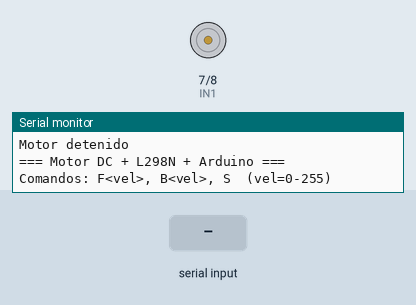
Bench run of a sketch on a simulated Arduino Uno, built with avr-gcc and run on an emulated ATmega328P. Parts: motor-driver pin pairs drawn as motors (green arrow = first pin HIGH = forward, orange = second pin HIGH = backward, longer = more drive, scaled by the enable pin), the last lines printed to the serial monitor. The inputs (shaded band) are chosen by the test bench.

Above: at 1.2 s.
1.3 s: "F90\n" received over Serial
At 2.1 s:
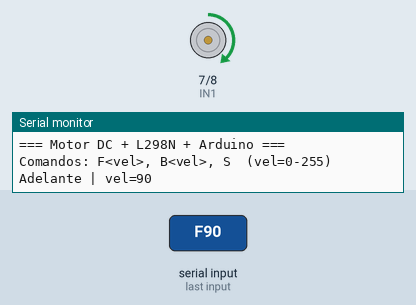
2.8 s: "B90\n" received over Serial
At 3.3 s:
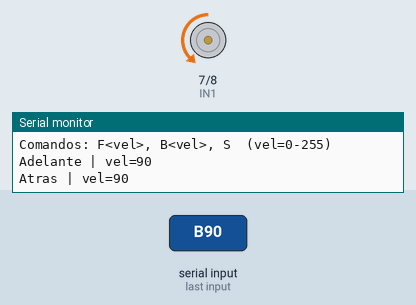
4.3 s: "F,45\n" received over Serial
At 5.5 s:
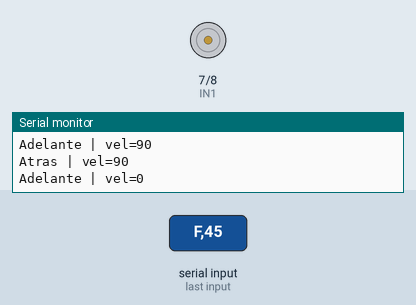
5.8 s: "B,45\n" received over Serial
7.3 s: "F\n" received over Serial
8.8 s: "B\n" received over Serial
Timing chart, 0 to 11.3 s (numbered marks = the images above; inputs shaded):
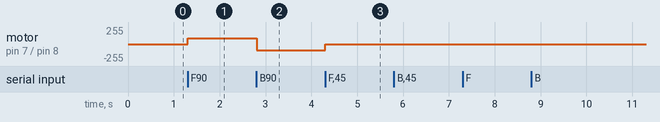

The sketch:

pwm_motor_dc_arduino.ino
```cpp
// Práctica: PWM — Control Motor DC con L298N + Arduino UNO / Mega
// Objetivo: Controlar velocidad y dirección de motor DC con driver L298N.
//
// Conexión L298N -> Arduino UNO:
//   ENA  -> Pin 9  (PWM — debe ser pin PWM)
//   IN1  -> Pin 7
//   IN2  -> Pin 8
//   GND  -> GND común
//
// En Arduino Mega usar pines PWM: 2-13, 44-46

const int ENA = 9;   // PWM
const int IN1 = 7;
const int IN2 = 8;

void setup() {
  Serial.begin(9600);
  pinMode(ENA, OUTPUT);
  pinMode(IN1, OUTPUT);
  pinMode(IN2, OUTPUT);
  detenerMotor();

  Serial.println("=== Motor DC + L298N + Arduino ===");
  Serial.println("Comandos: F<vel>, B<vel>, S  (vel=0-255)");
}

void adelante(int velocidad) {
  velocidad = constrain(velocidad, 0, 255);
  digitalWrite(IN1, HIGH);
  digitalWrite(IN2, LOW);
  analogWrite(ENA, velocidad);
  Serial.print("Adelante | vel="); Serial.println(velocidad);
}

void atras(int velocidad) {
  velocidad = constrain(velocidad, 0, 255);
  digitalWrite(IN1, LOW);
  digitalWrite(IN2, HIGH);
  analogWrite(ENA, velocidad);
  Serial.print("Atras | vel="); Serial.println(velocidad);
}

void detenerMotor() {
  digitalWrite(IN1, LOW);
  digitalWrite(IN2, LOW);
  analogWrite(ENA, 0);
  Serial.println("Motor detenido");
}

void loop() {
  if (Serial.available() > 0) {
    String cmd = Serial.readStringUntil('\n');
    cmd.trim();
    cmd.toUpperCase();

    if (cmd.startsWith("F")) adelante(cmd.substring(1).toInt());
    else if (cmd.startsWith("B")) atras(cmd.substring(1).toInt());
    else if (cmd == "S") detenerMotor();
    else Serial.println("Usa F<vel>, B<vel> o S");
  }
}
```

Measured:
- after the input at 1.3 s, motor on pin 7 (IN1) / pin 8 (IN2): stopped → forward 90/255 at once
- after the input at 2.8 s, motor on pin 7 (IN1) / pin 8 (IN2): forward 90/255 → backward 90/255 at once
- after the input at 4.3 s, motor on pin 7 (IN1) / pin 8 (IN2): backward 90/255 → stopped at once
